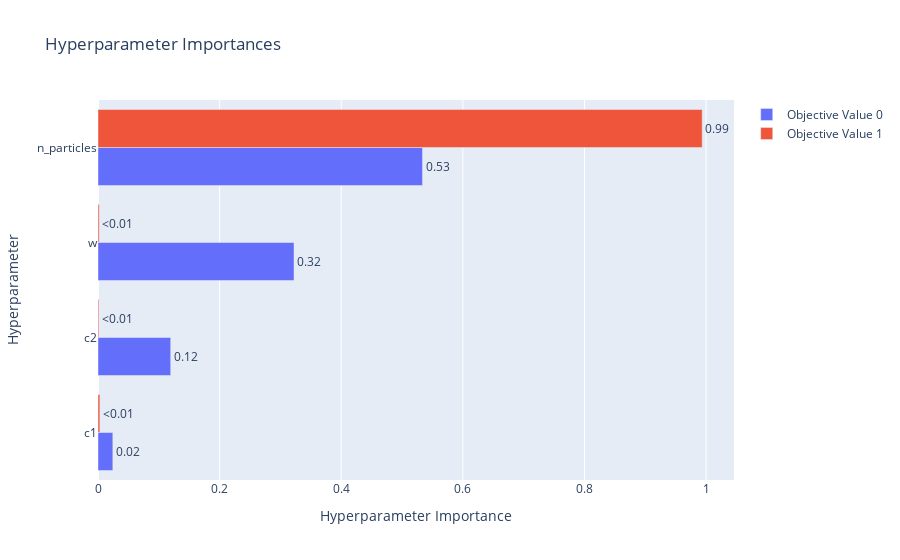

The notebook cell saved with this chart:
### Code cell
vis.plot_param_importances(study).show()

### Figure 1 — Plotly figure (JSON) as saved in the notebook; plotly's stock layout.template omitted (floating-point values rounded to 4 significant figures)
{"data": [{"cliponaxis": false, "hovertemplate": ["c1 (FloatDistribution): 0.024404027068929076<extra></extra>", "c2 (FloatDistribution): 0.11953675393047374<extra></extra>", "w (FloatDistribution): 0.32236346726510523<extra></extra>", "n_particles (IntDistribution): 0.5336957517354918<extra></extra>"], "name": "Objective Value 0", "orientation": "h", "text": ["0.02", "0.12", "0.32", "0.53"], "textposition": "outside", "type": "bar", "x": [0.0244, 0.1195, 0.3224, 0.5337], "y": ["c1", "c2", "w", "n_particles"]}, {"cliponaxis": false, "hovertemplate": ["c2 (FloatDistribution): 0.0013731723879808952<extra></extra>", "w (FloatDistribution): 0.0019689657729609123<extra></extra>", "c1 (FloatDistribution): 0.0030779421398613917<extra></extra>", "n_particles (IntDistribution): 0.9935799196991968<extra></extra>"], "name": "Objective Value 1", "orientation": "h", "text": ["<0.01", "<0.01", "<0.01", "0.99"], "textposition": "outside", "type": "bar", "x": [0.001373, 0.001969, 0.003078, 0.9936], "y": ["c2", "w", "c1", "n_particles"]}], "layout": {"title": {"text": "Hyperparameter Importances"}, "xaxis": {"title": {"text": "Hyperparameter Importance"}}, "yaxis": {"title": {"text": "Hyperparameter"}}}}
